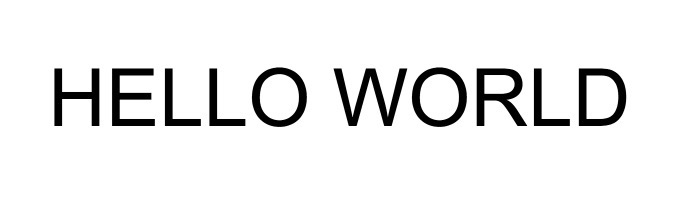
#> input picture test_images/img.jpg, 685 x 203 px
$ python -i utils.py   (imports and definitions only)
#> lines starting #> are read from the running program, lines starting #| are printed output that depends on the picture; after the words box and inside, x2 and y2 are one past the last pixel; in counts of white or black regions, pixels touching at a corner belong together
import numpy as np
import cv2

labels = [48, 49, 50, 51, 52, 53, 54, 55, 56, 57, 65, 66, 67, 68, 69, 70, 71, 72, 73, 74, 75, 76, 77, 78, 79, 80, 81, 82, 83, 84, 85, 86, 87, 88, 89, 90, 97, 98, 99, 100, 101, 102, 103, 104, 105, 106, 107, 108, 109, 110, 111, 112, 113, 114, 115, 116, 117, 118, 119, 120, 121, 122]


def emnist_predict_img(model, img):
    img_arr = np.expand_dims(img, axis=0)
    img_arr = 1 - img_arr/255.0
    img_arr[0] = np.rot90(img_arr[0], 3)
    img_arr[0] = np.fliplr(img_arr[0])
    img_arr = img_arr.reshape((1, 28, 28, 1))

    result = model.predict_classes([img_arr])
    return chr(labels[result[0]])

def img_to_str(model, image_file):
    letters = letters_extract(image_file)
    s_out = ""
    for i in range(len(letters)):
        dn = letters[i+1][0] - letters[i][0] - letters[i][1] if i < len(letters) - 1 else 0
        s_out += emnist_predict_img(model, letters[i][2])
        if (dn > letters[i][1]/5):
            s_out += ' '
    return s_out

def letters_extract(image_file, out_size=28):
#> called with image_file = 'test_images/img.jpg', out_size = 28
    img = cv2.imread(image_file)
#> img is the input picture: shape (203, 685, 3); min 0, max 255, mean 235.8
    gray = cv2.cvtColor(img, cv2.COLOR_BGR2GRAY)
    ret, thresh = cv2.threshold(gray, 0, 255, cv2.THRESH_BINARY)
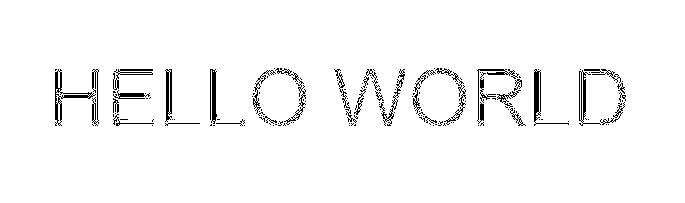
#> thresh: shape (203, 685); 96.7% white; black in thin lines or dots, all inside (x1, y1, x2, y2) = (55, 68, 626, 126)
    img_erode = cv2.erode(thresh, np.ones((3, 3), np.uint8), iterations=2)
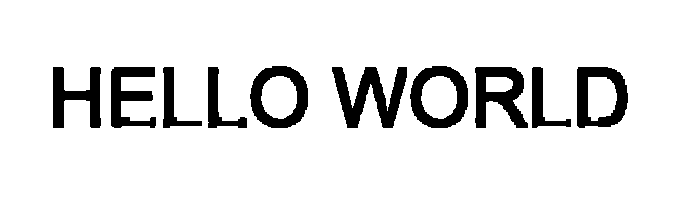
#> img_erode: shape (203, 685); 89.5% white; 10 black regions

    # Get contours
    contours, hierarchy = cv2.findContours(img_erode, cv2.RETR_TREE, cv2.CHAIN_APPROX_NONE)
#> contours = 15 contours; largest, box (x1, y1, x2, y2) and area: (0, 0, 685, 203) 138168, (409, 65, 469, 129) 3035, (249, 65, 309, 129) 3035, (576, 66, 629, 129) 2878, (331, 66, 408, 129) 2468

    output = img.copy()

    letters = []
    for idx, contour in enumerate(contours):
        (x, y, w, h) = cv2.boundingRect(contour)
        # print("R", idx, x, y, w, h, cv2.contourArea(contour), hierarchy[0][idx])
        # hierarchy[i][0]: the index of the next contour of the same level
        # hierarchy[i][1]: the index of the previous contour of the same level
        # hierarchy[i][2]: the index of the first child
        # hierarchy[i][3]: the index of the parent
        if hierarchy[0][idx][3] == 0:
            cv2.rectangle(output, (x, y), (x + w, y + h), (70, 0, 0), 1)
            letter_crop = gray[y:y + h, x:x + w]
            # print(letter_crop.shape)

            # Resize letter canvas to square
            size_max = max(w, h)
            letter_square = 255 * np.ones(shape=[size_max, size_max], dtype=np.uint8)
            if w > h:
                # Enlarge image top-bottom
                # ------
                # ======
                # ------
                y_pos = size_max//2 - h//2
                letter_square[y_pos:y_pos + h, 0:w] = letter_crop
            elif w < h:
                # Enlarge image left-right
                # --||--
                x_pos = size_max//2 - w//2
                letter_square[0:h, x_pos:x_pos + w] = letter_crop
            else:
                letter_square = letter_crop

            # Resize letter to 28x28 and add letter and its X-coordinate
            letters.append((x, w, cv2.resize(letter_square, (out_size, out_size), interpolation=cv2.INTER_AREA)))
#> this loop made 15 passes
#> (x, y, w, h, size_max, x_pos) on passes 2, 4, 5, 8, 9, 10, 11, 12, 14: (576, 66, 53, 63, 63, 5), (531, 66, 41, 63, 63, 11), (474, 66, 55, 63, 63, 4), (207, 66, 41, 63, 63, 11), (162, 66, 41, 63, 63, 11), (110, 66, 47, 63, 63, 8), (52, 66, 50, 63, 63, 6), (409, 65, 60, 64, 64, 2), (249, 65, 60, 64, 64, 2)
#> (x, y, w, h, size_max, y_pos) on pass 7: (331, 66, 77, 63, 77, 7)
#> pass 2, in letters_extract, `letter_crop = gray[y:y + h, x:x + w]`:
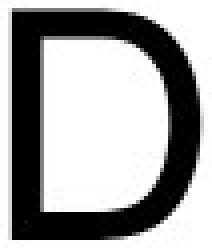
#> letter_crop: shape (63, 53) (shown 4 times larger); min 0, max 255, mean 162.5
#> after the loop:
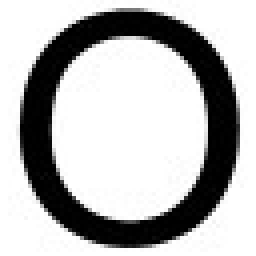
#> letter_square: shape (64, 64) (shown 4 times larger); min 0, max 255, mean 182.2
#> after the loop:
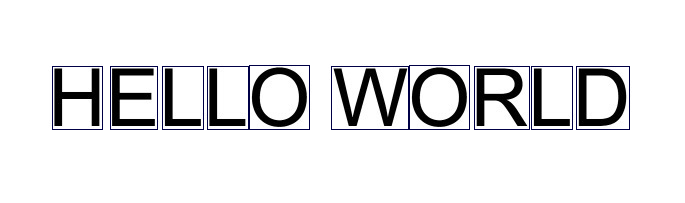
#> output: shape (203, 685, 3); 1.66% of pixels changed, all inside (x1, y1, x2, y2) = (52, 65, 630, 130)
#> after the loop, letters = 10 items

    # Sort array in place by X-coordinate
    #print('letters: ', letters)
    letters.sort(key=lambda x: x[0], reverse=False)

    return letters

>>> result = letters_extract('test_images/img.jpg')
#> result = 10 items
